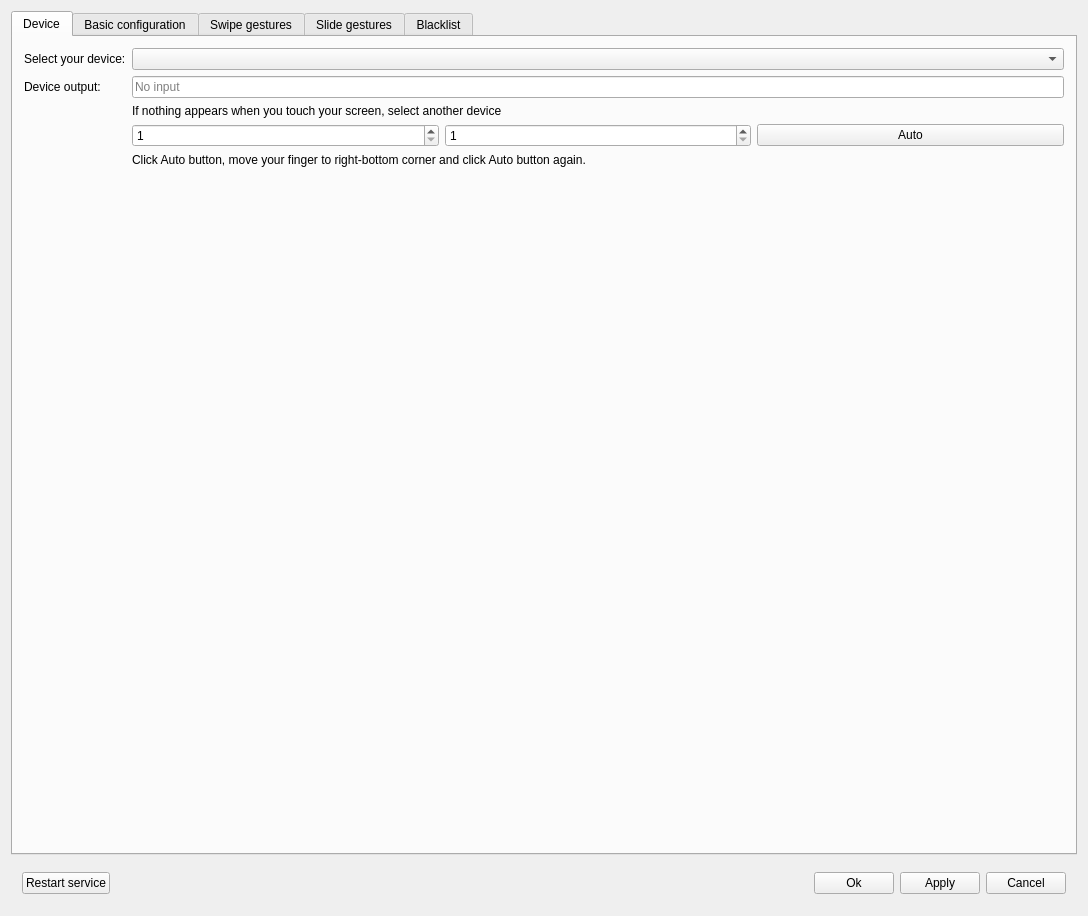
<?xml version="1.0" encoding="UTF-8"?>
<ui version="4.0">
 <class>MainWindow</class>
 <widget class="QMainWindow" name="MainWindow">
  <property name="geometry">
   <rect>
    <x>0</x>
    <y>0</y>
    <width>1088</width>
    <height>916</height>
   </rect>
  </property>
  <property name="windowTitle">
   <string>Touchscreen extras - configuration tool</string>
  </property>
  <property name="windowIcon">
   <iconset theme="preferences-desktop">
    <normaloff>.</normaloff>.</iconset>
  </property>
  <widget class="QWidget" name="centralWidget">
   <layout class="QVBoxLayout" name="verticalLayout">
    <item>
     <widget class="QTabWidget" name="tabWidget">
      <property name="currentIndex">
       <number>0</number>
      </property>
      <widget class="QWidget" name="tab">
       <attribute name="title">
        <string>Device</string>
       </attribute>
       <layout class="QFormLayout" name="formLayout">
        <item row="0" column="0">
         <widget class="QLabel" name="label">
          <property name="text">
           <string>Select your device:</string>
          </property>
         </widget>
        </item>
        <item row="0" column="1">
         <widget class="QComboBox" name="device"/>
        </item>
        <item row="1" column="0">
         <widget class="QLabel" name="label_2">
          <property name="text">
           <string>Device output:</string>
          </property>
         </widget>
        </item>
        <item row="1" column="1">
         <widget class="QLineEdit" name="deviceOut">
          <property name="readOnly">
           <bool>true</bool>
          </property>
          <property name="placeholderText">
           <string>No input</string>
          </property>
         </widget>
        </item>
        <item row="2" column="1">
         <widget class="QLabel" name="label_3">
          <property name="text">
           <string>If nothing appears when you touch your screen, select another device</string>
          </property>
         </widget>
        </item>
        <item row="3" column="1">
         <layout class="QHBoxLayout" name="horizontalLayout">
          <item>
           <widget class="QSpinBox" name="screenX">
            <property name="minimum">
             <number>1</number>
            </property>
            <property name="maximum">
             <number>1000000</number>
            </property>
           </widget>
          </item>
          <item>
           <widget class="QSpinBox" name="ScreenY">
            <property name="minimum">
             <number>1</number>
            </property>
            <property name="maximum">
             <number>1000000</number>
            </property>
           </widget>
          </item>
          <item>
           <widget class="QPushButton" name="AutoScreenSize">
            <property name="text">
             <string>Auto</string>
            </property>
            <property name="checkable">
             <bool>true</bool>
            </property>
           </widget>
          </item>
         </layout>
        </item>
        <item row="4" column="1">
         <widget class="QLabel" name="label_5">
          <property name="text">
           <string>Click Auto button, move your finger to right-bottom corner and click Auto button again.</string>
          </property>
         </widget>
        </item>
        <item row="5" column="1">
         <widget class="QLabel" name="label_18">
          <property name="text">
           <string/>
          </property>
          <property name="pixmap">
           <pixmap>RightBottomCorner.png</pixmap>
          </property>
          <property name="alignment">
           <set>Qt::AlignCenter</set>
          </property>
         </widget>
        </item>
       </layout>
      </widget>
      <widget class="QWidget" name="tab_2">
       <attribute name="title">
        <string>Basic configuration</string>
       </attribute>
       <layout class="QVBoxLayout" name="verticalLayout_2">
        <item>
         <widget class="QGroupBox" name="groupBox_6">
          <property name="title">
           <string>Overview</string>
          </property>
          <layout class="QHBoxLayout" name="horizontalLayout_3">
           <property name="spacing">
            <number>0</number>
           </property>
           <property name="leftMargin">
            <number>0</number>
           </property>
           <property name="topMargin">
            <number>0</number>
           </property>
           <property name="rightMargin">
            <number>0</number>
           </property>
           <item>
            <spacer name="horizontalSpacer_3">
             <property name="orientation">
              <enum>Qt::Horizontal</enum>
             </property>
             <property name="sizeHint" stdset="0">
              <size>
               <width>40</width>
               <height>20</height>
              </size>
             </property>
            </spacer>
           </item>
           <item>
            <widget class="QWidget" name="widget_2" native="true">
             <property name="minimumSize">
              <size>
               <width>500</width>
               <height>300</height>
              </size>
             </property>
             <widget class="QLabel" name="label_19">
              <property name="geometry">
               <rect>
                <x>20</x>
                <y>10</y>
                <width>468</width>
                <height>301</height>
               </rect>
              </property>
              <property name="text">
               <string/>
              </property>
              <property name="pixmap">
               <pixmap>Screen.png</pixmap>
              </property>
             </widget>
             <widget class="QWidget" name="EdgeSizeIndicator" native="true">
              <property name="geometry">
               <rect>
                <x>37</x>
                <y>36</y>
                <width>432</width>
                <height>206</height>
               </rect>
              </property>
              <property name="palette">
               <palette>
                <active>
                 <colorrole role="Base">
                  <brush brushstyle="SolidPattern">
                   <color alpha="255">
                    <red>252</red>
                    <green>252</green>
                    <blue>252</blue>
                   </color>
                  </brush>
                 </colorrole>
                 <colorrole role="Window">
                  <brush brushstyle="SolidPattern">
                   <color alpha="150">
                    <red>0</red>
                    <green>0</green>
                    <blue>0</blue>
                   </color>
                  </brush>
                 </colorrole>
                </active>
                <inactive>
                 <colorrole role="Base">
                  <brush brushstyle="SolidPattern">
                   <color alpha="255">
                    <red>252</red>
                    <green>252</green>
                    <blue>252</blue>
                   </color>
                  </brush>
                 </colorrole>
                 <colorrole role="Window">
                  <brush brushstyle="SolidPattern">
                   <color alpha="150">
                    <red>0</red>
                    <green>0</green>
                    <blue>0</blue>
                   </color>
                  </brush>
                 </colorrole>
                </inactive>
                <disabled>
                 <colorrole role="Base">
                  <brush brushstyle="SolidPattern">
                   <color alpha="150">
                    <red>0</red>
                    <green>0</green>
                    <blue>0</blue>
                   </color>
                  </brush>
                 </colorrole>
                 <colorrole role="Window">
                  <brush brushstyle="SolidPattern">
                   <color alpha="150">
                    <red>0</red>
                    <green>0</green>
                    <blue>0</blue>
                   </color>
                  </brush>
                 </colorrole>
                </disabled>
               </palette>
              </property>
              <property name="autoFillBackground">
               <bool>true</bool>
              </property>
             </widget>
            </widget>
           </item>
           <item>
            <spacer name="horizontalSpacer_4">
             <property name="orientation">
              <enum>Qt::Horizontal</enum>
             </property>
             <property name="sizeHint" stdset="0">
              <size>
               <width>40</width>
               <height>20</height>
              </size>
             </property>
            </spacer>
           </item>
          </layout>
         </widget>
        </item>
        <item>
         <widget class="QGroupBox" name="groupBox">
          <property name="title">
           <string>Edge areas size:</string>
          </property>
          <layout class="QFormLayout" name="formLayout_2">
           <item row="0" column="0">
            <widget class="QLabel" name="label_6">
             <property name="text">
              <string>Left and right:</string>
             </property>
            </widget>
           </item>
           <item row="0" column="1">
            <widget class="QSlider" name="EdgeSizeX">
             <property name="minimum">
              <number>1</number>
             </property>
             <property name="maximum">
              <number>50</number>
             </property>
             <property name="orientation">
              <enum>Qt::Horizontal</enum>
             </property>
             <property name="tickPosition">
              <enum>QSlider::TicksAbove</enum>
             </property>
             <property name="tickInterval">
              <number>10</number>
             </property>
            </widget>
           </item>
           <item row="1" column="0">
            <widget class="QLabel" name="label_7">
             <property name="text">
              <string>Top and bottom:</string>
             </property>
            </widget>
           </item>
           <item row="1" column="1">
            <widget class="QSlider" name="EdgeSizeY">
             <property name="minimum">
              <number>1</number>
             </property>
             <property name="maximum">
              <number>50</number>
             </property>
             <property name="orientation">
              <enum>Qt::Horizontal</enum>
             </property>
             <property name="tickPosition">
              <enum>QSlider::TicksAbove</enum>
             </property>
             <property name="tickInterval">
              <number>10</number>
             </property>
            </widget>
           </item>
          </layout>
         </widget>
        </item>
        <item>
         <widget class="QGroupBox" name="UseHoldForRNB">
          <property name="title">
           <string>Long press for right mouse button:</string>
          </property>
          <property name="checkable">
           <bool>true</bool>
          </property>
          <layout class="QFormLayout" name="formLayout_3">
           <item row="0" column="0">
            <widget class="QLabel" name="label_4">
             <property name="text">
              <string>Long press time (s):</string>
             </property>
            </widget>
           </item>
           <item row="0" column="1">
            <widget class="QDoubleSpinBox" name="pressTime"/>
           </item>
           <item row="1" column="0">
            <widget class="QLabel" name="label_8">
             <property name="text">
              <string>Movement tolerance:</string>
             </property>
            </widget>
           </item>
           <item row="1" column="1">
            <widget class="QSlider" name="pressTolerance">
             <property name="minimum">
              <number>1</number>
             </property>
             <property name="maximum">
              <number>30</number>
             </property>
             <property name="pageStep">
              <number>5</number>
             </property>
             <property name="orientation">
              <enum>Qt::Horizontal</enum>
             </property>
            </widget>
           </item>
          </layout>
         </widget>
        </item>
        <item>
         <widget class="QGroupBox" name="TapAndMoveToScroll">
          <property name="title">
           <string>Tap&amp;&amp;Move to scroll</string>
          </property>
          <property name="checkable">
           <bool>true</bool>
          </property>
          <layout class="QFormLayout" name="formLayout_6">
           <item row="0" column="0">
            <widget class="QLabel" name="label_15">
             <property name="text">
              <string>Time between tap and movement (s):</string>
             </property>
            </widget>
           </item>
           <item row="0" column="1">
            <widget class="QDoubleSpinBox" name="TapAndMoveTime"/>
           </item>
           <item row="1" column="1">
            <widget class="QSlider" name="TapAndMoveTolerance">
             <property name="minimum">
              <number>1</number>
             </property>
             <property name="maximum">
              <number>60</number>
             </property>
             <property name="pageStep">
              <number>5</number>
             </property>
             <property name="orientation">
              <enum>Qt::Horizontal</enum>
             </property>
            </widget>
           </item>
           <item row="1" column="0">
            <widget class="QLabel" name="label_14">
             <property name="text">
              <string>Movement deadzone:</string>
             </property>
            </widget>
           </item>
           <item row="2" column="0">
            <widget class="QLabel" name="label_16">
             <property name="text">
              <string>Scroll interval:</string>
             </property>
            </widget>
           </item>
           <item row="2" column="1">
            <widget class="QSlider" name="ScrollInterval">
             <property name="minimum">
              <number>1</number>
             </property>
             <property name="maximum">
              <number>100</number>
             </property>
             <property name="pageStep">
              <number>5</number>
             </property>
             <property name="orientation">
              <enum>Qt::Horizontal</enum>
             </property>
            </widget>
           </item>
          </layout>
         </widget>
        </item>
        <item>
         <spacer name="verticalSpacer">
          <property name="orientation">
           <enum>Qt::Vertical</enum>
          </property>
          <property name="sizeHint" stdset="0">
           <size>
            <width>20</width>
            <height>40</height>
           </size>
          </property>
         </spacer>
        </item>
       </layout>
      </widget>
      <widget class="QWidget" name="tab_3">
       <attribute name="title">
        <string>Swipe gestures</string>
       </attribute>
       <layout class="QVBoxLayout" name="verticalLayout_3">
        <item>
         <widget class="QGroupBox" name="groupBox_5">
          <property name="title">
           <string>Overview</string>
          </property>
          <layout class="QHBoxLayout" name="horizontalLayout_2">
           <property name="spacing">
            <number>0</number>
           </property>
           <property name="leftMargin">
            <number>0</number>
           </property>
           <property name="topMargin">
            <number>0</number>
           </property>
           <property name="rightMargin">
            <number>0</number>
           </property>
           <property name="bottomMargin">
            <number>0</number>
           </property>
           <item>
            <spacer name="horizontalSpacer_2">
             <property name="orientation">
              <enum>Qt::Horizontal</enum>
             </property>
             <property name="sizeHint" stdset="0">
              <size>
               <width>40</width>
               <height>20</height>
              </size>
             </property>
            </spacer>
           </item>
           <item>
            <widget class="QWidget" name="widget" native="true">
             <property name="minimumSize">
              <size>
               <width>500</width>
               <height>300</height>
              </size>
             </property>
             <widget class="QLabel" name="label_17">
              <property name="geometry">
               <rect>
                <x>20</x>
                <y>10</y>
                <width>468</width>
                <height>301</height>
               </rect>
              </property>
              <property name="text">
               <string/>
              </property>
              <property name="pixmap">
               <pixmap>Screen.png</pixmap>
              </property>
             </widget>
             <widget class="QLabel" name="swipe_left">
              <property name="geometry">
               <rect>
                <x>10</x>
                <y>10</y>
                <width>468</width>
                <height>301</height>
               </rect>
              </property>
              <property name="text">
               <string/>
              </property>
              <property name="pixmap">
               <pixmap>SwipeLeft.png</pixmap>
              </property>
             </widget>
             <widget class="QLabel" name="swipe_right">
              <property name="geometry">
               <rect>
                <x>0</x>
                <y>10</y>
                <width>468</width>
                <height>301</height>
               </rect>
              </property>
              <property name="text">
               <string/>
              </property>
              <property name="pixmap">
               <pixmap>SwipeRight.png</pixmap>
              </property>
             </widget>
             <widget class="QLabel" name="swipe_top">
              <property name="geometry">
               <rect>
                <x>10</x>
                <y>10</y>
                <width>468</width>
                <height>301</height>
               </rect>
              </property>
              <property name="text">
               <string/>
              </property>
              <property name="pixmap">
               <pixmap>SwipeTop.png</pixmap>
              </property>
             </widget>
             <widget class="QLabel" name="swipe_bottom">
              <property name="geometry">
               <rect>
                <x>10</x>
                <y>10</y>
                <width>468</width>
                <height>301</height>
               </rect>
              </property>
              <property name="text">
               <string/>
              </property>
              <property name="pixmap">
               <pixmap>SwipeBottom.png</pixmap>
              </property>
             </widget>
            </widget>
           </item>
           <item>
            <spacer name="horizontalSpacer">
             <property name="orientation">
              <enum>Qt::Horizontal</enum>
             </property>
             <property name="sizeHint" stdset="0">
              <size>
               <width>40</width>
               <height>20</height>
              </size>
             </property>
            </spacer>
           </item>
          </layout>
         </widget>
        </item>
        <item>
         <widget class="QGroupBox" name="groupBox_3">
          <property name="title">
           <string>Gesture configuration</string>
          </property>
          <layout class="QFormLayout" name="formLayout_4">
           <item row="0" column="0">
            <widget class="QLabel" name="label_9">
             <property name="text">
              <string>Horizontal swipe length:</string>
             </property>
            </widget>
           </item>
           <item row="0" column="1">
            <widget class="QSlider" name="SwipeLenX">
             <property name="minimum">
              <number>1</number>
             </property>
             <property name="maximum">
              <number>50</number>
             </property>
             <property name="orientation">
              <enum>Qt::Horizontal</enum>
             </property>
             <property name="tickPosition">
              <enum>QSlider::TicksAbove</enum>
             </property>
             <property name="tickInterval">
              <number>10</number>
             </property>
            </widget>
           </item>
           <item row="1" column="0">
            <widget class="QLabel" name="label_12">
             <property name="text">
              <string>Vertical swipe length:</string>
             </property>
            </widget>
           </item>
           <item row="1" column="1">
            <widget class="QSlider" name="SwipeLenY">
             <property name="minimum">
              <number>1</number>
             </property>
             <property name="maximum">
              <number>50</number>
             </property>
             <property name="orientation">
              <enum>Qt::Horizontal</enum>
             </property>
             <property name="tickPosition">
              <enum>QSlider::TicksAbove</enum>
             </property>
             <property name="tickInterval">
              <number>10</number>
             </property>
            </widget>
           </item>
           <item row="2" column="0">
            <widget class="QLabel" name="label_11">
             <property name="text">
              <string>Horizontal swipe tolerance:</string>
             </property>
            </widget>
           </item>
           <item row="2" column="1">
            <widget class="QSlider" name="SwipeTolX">
             <property name="minimum">
              <number>1</number>
             </property>
             <property name="maximum">
              <number>200</number>
             </property>
             <property name="orientation">
              <enum>Qt::Horizontal</enum>
             </property>
             <property name="tickPosition">
              <enum>QSlider::TicksAbove</enum>
             </property>
             <property name="tickInterval">
              <number>40</number>
             </property>
            </widget>
           </item>
           <item row="3" column="0">
            <widget class="QLabel" name="label_10">
             <property name="text">
              <string>Vertical swipe tolerance:</string>
             </property>
            </widget>
           </item>
           <item row="3" column="1">
            <widget class="QSlider" name="SwipeTolY">
             <property name="minimum">
              <number>1</number>
             </property>
             <property name="maximum">
              <number>200</number>
             </property>
             <property name="orientation">
              <enum>Qt::Horizontal</enum>
             </property>
             <property name="tickPosition">
              <enum>QSlider::TicksAbove</enum>
             </property>
             <property name="tickInterval">
              <number>40</number>
             </property>
            </widget>
           </item>
          </layout>
         </widget>
        </item>
        <item>
         <widget class="QGroupBox" name="groupBox_4">
          <property name="title">
           <string>Gestures and actions</string>
          </property>
          <layout class="QFormLayout" name="formLayout_5">
           <item row="0" column="0">
            <widget class="QCheckBox" name="SwipeLeft">
             <property name="text">
              <string>Swipe from left edge:</string>
             </property>
            </widget>
           </item>
           <item row="0" column="1">
            <widget class="QLineEdit" name="SwipeLeftCmd"/>
           </item>
           <item row="1" column="0">
            <widget class="QCheckBox" name="SwipeRight">
             <property name="text">
              <string>Swipe from right edge:</string>
             </property>
            </widget>
           </item>
           <item row="1" column="1">
            <widget class="QLineEdit" name="SwipeRightCmd"/>
           </item>
           <item row="2" column="0">
            <widget class="QCheckBox" name="SwipeTop">
             <property name="text">
              <string>Swipe from top edge:</string>
             </property>
            </widget>
           </item>
           <item row="2" column="1">
            <widget class="QLineEdit" name="SwipeTopCmd"/>
           </item>
           <item row="3" column="0">
            <widget class="QCheckBox" name="SwipeBotton">
             <property name="text">
              <string>Swipe from bottom edge:</string>
             </property>
            </widget>
           </item>
           <item row="3" column="1">
            <widget class="QLineEdit" name="SwipeBottomCmd"/>
           </item>
          </layout>
         </widget>
        </item>
        <item>
         <spacer name="verticalSpacer_2">
          <property name="orientation">
           <enum>Qt::Vertical</enum>
          </property>
          <property name="sizeHint" stdset="0">
           <size>
            <width>20</width>
            <height>40</height>
           </size>
          </property>
         </spacer>
        </item>
       </layout>
      </widget>
      <widget class="QWidget" name="tab_4">
       <attribute name="title">
        <string>Slide gestures</string>
       </attribute>
       <layout class="QVBoxLayout" name="verticalLayout_4">
        <item>
         <widget class="QGroupBox" name="groupBox_7">
          <property name="title">
           <string>Overview</string>
          </property>
          <layout class="QHBoxLayout" name="horizontalLayout_4">
           <property name="spacing">
            <number>0</number>
           </property>
           <property name="leftMargin">
            <number>0</number>
           </property>
           <property name="topMargin">
            <number>0</number>
           </property>
           <property name="rightMargin">
            <number>0</number>
           </property>
           <property name="bottomMargin">
            <number>0</number>
           </property>
           <item>
            <spacer name="horizontalSpacer_5">
             <property name="orientation">
              <enum>Qt::Horizontal</enum>
             </property>
             <property name="sizeHint" stdset="0">
              <size>
               <width>40</width>
               <height>20</height>
              </size>
             </property>
            </spacer>
           </item>
           <item>
            <widget class="QWidget" name="widget_3" native="true">
             <property name="minimumSize">
              <size>
               <width>500</width>
               <height>300</height>
              </size>
             </property>
             <widget class="QLabel" name="label_20">
              <property name="geometry">
               <rect>
                <x>20</x>
                <y>10</y>
                <width>468</width>
                <height>301</height>
               </rect>
              </property>
              <property name="text">
               <string/>
              </property>
              <property name="pixmap">
               <pixmap>Screen.png</pixmap>
              </property>
             </widget>
             <widget class="QLabel" name="slide_left">
              <property name="geometry">
               <rect>
                <x>10</x>
                <y>10</y>
                <width>468</width>
                <height>301</height>
               </rect>
              </property>
              <property name="text">
               <string/>
              </property>
              <property name="pixmap">
               <pixmap>SlideLeft.png</pixmap>
              </property>
             </widget>
             <widget class="QLabel" name="slide_right">
              <property name="geometry">
               <rect>
                <x>0</x>
                <y>10</y>
                <width>468</width>
                <height>301</height>
               </rect>
              </property>
              <property name="text">
               <string/>
              </property>
              <property name="pixmap">
               <pixmap>SlideRight.png</pixmap>
              </property>
             </widget>
             <widget class="QLabel" name="slide_top">
              <property name="geometry">
               <rect>
                <x>10</x>
                <y>10</y>
                <width>468</width>
                <height>301</height>
               </rect>
              </property>
              <property name="text">
               <string/>
              </property>
              <property name="pixmap">
               <pixmap>SlideTop.png</pixmap>
              </property>
             </widget>
             <widget class="QLabel" name="slide_bottom">
              <property name="geometry">
               <rect>
                <x>10</x>
                <y>10</y>
                <width>468</width>
                <height>301</height>
               </rect>
              </property>
              <property name="text">
               <string/>
              </property>
              <property name="pixmap">
               <pixmap>SlideBottom.png</pixmap>
              </property>
             </widget>
            </widget>
           </item>
           <item>
            <spacer name="horizontalSpacer_6">
             <property name="orientation">
              <enum>Qt::Horizontal</enum>
             </property>
             <property name="sizeHint" stdset="0">
              <size>
               <width>40</width>
               <height>20</height>
              </size>
             </property>
            </spacer>
           </item>
          </layout>
         </widget>
        </item>
        <item>
         <widget class="QGroupBox" name="groupBox_8">
          <property name="title">
           <string>Gesture configuration</string>
          </property>
          <layout class="QFormLayout" name="formLayout_8">
           <item row="0" column="0">
            <widget class="QLabel" name="label_21">
             <property name="text">
              <string>Horizontal slide length:</string>
             </property>
            </widget>
           </item>
           <item row="1" column="0">
            <widget class="QLabel" name="label_22">
             <property name="text">
              <string>Vertical slide length:</string>
             </property>
            </widget>
           </item>
           <item row="1" column="1">
            <widget class="QSlider" name="SlideLenY">
             <property name="minimum">
              <number>1</number>
             </property>
             <property name="orientation">
              <enum>Qt::Horizontal</enum>
             </property>
             <property name="tickPosition">
              <enum>QSlider::TicksAbove</enum>
             </property>
             <property name="tickInterval">
              <number>10</number>
             </property>
            </widget>
           </item>
           <item row="2" column="0">
            <widget class="QLabel" name="label_23">
             <property name="text">
              <string>Horizontal slide tolerance:</string>
             </property>
            </widget>
           </item>
           <item row="2" column="1">
            <widget class="QSlider" name="SlideTolX">
             <property name="minimum">
              <number>1</number>
             </property>
             <property name="orientation">
              <enum>Qt::Horizontal</enum>
             </property>
             <property name="tickPosition">
              <enum>QSlider::TicksAbove</enum>
             </property>
             <property name="tickInterval">
              <number>10</number>
             </property>
            </widget>
           </item>
           <item row="3" column="0">
            <widget class="QLabel" name="label_24">
             <property name="text">
              <string>Vertical slide tolerance:</string>
             </property>
            </widget>
           </item>
           <item row="3" column="1">
            <widget class="QSlider" name="SlideTolY">
             <property name="minimum">
              <number>1</number>
             </property>
             <property name="orientation">
              <enum>Qt::Horizontal</enum>
             </property>
             <property name="tickPosition">
              <enum>QSlider::TicksAbove</enum>
             </property>
             <property name="tickInterval">
              <number>10</number>
             </property>
            </widget>
           </item>
           <item row="4" column="0">
            <widget class="QLabel" name="label_25">
             <property name="text">
              <string>Right scroll protection area:</string>
             </property>
            </widget>
           </item>
           <item row="4" column="1">
            <widget class="QSlider" name="scrollArea">
             <property name="minimum">
              <number>1</number>
             </property>
             <property name="orientation">
              <enum>Qt::Horizontal</enum>
             </property>
             <property name="tickPosition">
              <enum>QSlider::TicksAbove</enum>
             </property>
             <property name="tickInterval">
              <number>10</number>
             </property>
            </widget>
           </item>
           <item row="5" column="0">
            <widget class="QLabel" name="label_26">
             <property name="text">
              <string>Timeout (s):</string>
             </property>
            </widget>
           </item>
           <item row="5" column="1">
            <widget class="QDoubleSpinBox" name="slideTimeout"/>
           </item>
           <item row="0" column="1">
            <widget class="QSlider" name="SlideLenX">
             <property name="minimum">
              <number>1</number>
             </property>
             <property name="orientation">
              <enum>Qt::Horizontal</enum>
             </property>
             <property name="tickPosition">
              <enum>QSlider::TicksAbove</enum>
             </property>
             <property name="tickInterval">
              <number>10</number>
             </property>
            </widget>
           </item>
          </layout>
         </widget>
        </item>
        <item>
         <widget class="QGroupBox" name="groupBox_9">
          <property name="title">
           <string>Gestures and actions</string>
          </property>
          <layout class="QFormLayout" name="formLayout_9">
           <item row="0" column="0">
            <widget class="QCheckBox" name="SlideLeft">
             <property name="text">
              <string>Slide on left edge:</string>
             </property>
            </widget>
           </item>
           <item row="0" column="1">
            <widget class="QLineEdit" name="SlideLeftCmd"/>
           </item>
           <item row="1" column="0">
            <widget class="QCheckBox" name="SlideRight">
             <property name="text">
              <string>Slide on right edge:</string>
             </property>
            </widget>
           </item>
           <item row="1" column="1">
            <widget class="QLineEdit" name="SlideRightCmd"/>
           </item>
           <item row="2" column="0">
            <widget class="QCheckBox" name="SlideTop">
             <property name="text">
              <string>Slide on top edge:</string>
             </property>
            </widget>
           </item>
           <item row="2" column="1">
            <widget class="QLineEdit" name="SlideTopCmd"/>
           </item>
           <item row="3" column="0">
            <widget class="QCheckBox" name="SlideBottom">
             <property name="text">
              <string>Slide on bottom edge:</string>
             </property>
            </widget>
           </item>
           <item row="3" column="1">
            <widget class="QLineEdit" name="SlideBottomCmd"/>
           </item>
          </layout>
         </widget>
        </item>
       </layout>
      </widget>
      <widget class="QWidget" name="tab_5">
       <attribute name="title">
        <string>Blacklist</string>
       </attribute>
       <layout class="QVBoxLayout" name="verticalLayout_6">
        <item>
         <widget class="QGroupBox" name="groupBox_11">
          <property name="title">
           <string>Overview</string>
          </property>
          <layout class="QVBoxLayout" name="verticalLayout_7">
           <item>
            <widget class="QLabel" name="label_13">
             <property name="text">
              <string>Some applications (mostly internet browsers) support touchscreen on their own. Some features may interfere with those applications causing bugs or other unexpected behavior. You can fix this by adding those applications to blacklist. Touchscreen Extras will not execute any action except from swipe/slide gestures when blacklisted application's window in active.</string>
             </property>
             <property name="alignment">
              <set>Qt::AlignJustify|Qt::AlignTop</set>
             </property>
             <property name="wordWrap">
              <bool>true</bool>
             </property>
            </widget>
           </item>
          </layout>
         </widget>
        </item>
        <item>
         <widget class="QGroupBox" name="groupBox_2">
          <property name="title">
           <string>Blacklist</string>
          </property>
          <layout class="QHBoxLayout" name="horizontalLayout_6">
           <item>
            <layout class="QVBoxLayout" name="verticalLayout_5">
             <property name="leftMargin">
              <number>0</number>
             </property>
             <property name="bottomMargin">
              <number>0</number>
             </property>
             <item>
              <widget class="QPushButton" name="addBlacklist">
               <property name="text">
                <string>Add blacklist entry</string>
               </property>
              </widget>
             </item>
             <item>
              <widget class="QPushButton" name="remBlacklist">
               <property name="text">
                <string>Remove blacklist entry</string>
               </property>
              </widget>
             </item>
             <item>
              <spacer name="verticalSpacer_3">
               <property name="orientation">
                <enum>Qt::Vertical</enum>
               </property>
               <property name="sizeHint" stdset="0">
                <size>
                 <width>20</width>
                 <height>40</height>
                </size>
               </property>
              </spacer>
             </item>
            </layout>
           </item>
           <item>
            <widget class="QListWidget" name="blacklist"/>
           </item>
          </layout>
         </widget>
        </item>
        <item>
         <spacer name="verticalSpacer_4">
          <property name="orientation">
           <enum>Qt::Vertical</enum>
          </property>
          <property name="sizeHint" stdset="0">
           <size>
            <width>20</width>
            <height>323</height>
           </size>
          </property>
         </spacer>
        </item>
       </layout>
      </widget>
     </widget>
    </item>
    <item>
     <widget class="QWidget" name="widget_4" native="true">
      <layout class="QHBoxLayout" name="horizontalLayout_5">
       <item>
        <widget class="QPushButton" name="restartSvr">
         <property name="text">
          <string>Restart service</string>
         </property>
         <property name="icon">
          <iconset theme="view-refresh">
           <normaloff>.</normaloff>.</iconset>
         </property>
        </widget>
       </item>
       <item>
        <spacer name="horizontalSpacer_7">
         <property name="orientation">
          <enum>Qt::Horizontal</enum>
         </property>
         <property name="sizeHint" stdset="0">
          <size>
           <width>40</width>
           <height>20</height>
          </size>
         </property>
        </spacer>
       </item>
       <item>
        <widget class="QPushButton" name="pushButton_3">
         <property name="text">
          <string>Ok</string>
         </property>
         <property name="icon">
          <iconset theme="dialog-ok">
           <normaloff>.</normaloff>.</iconset>
         </property>
        </widget>
       </item>
       <item>
        <widget class="QPushButton" name="buttonApply">
         <property name="text">
          <string>Apply</string>
         </property>
         <property name="icon">
          <iconset theme="dialog-ok">
           <normaloff>.</normaloff>.</iconset>
         </property>
        </widget>
       </item>
       <item>
        <widget class="QPushButton" name="pushButton">
         <property name="text">
          <string>Cancel</string>
         </property>
         <property name="icon">
          <iconset theme="dialog-cancel">
           <normaloff>.</normaloff>.</iconset>
         </property>
        </widget>
       </item>
      </layout>
     </widget>
    </item>
   </layout>
  </widget>
 </widget>
 <layoutdefault spacing="6" margin="11"/>
 <resources/>
 <connections/>
</ui>
